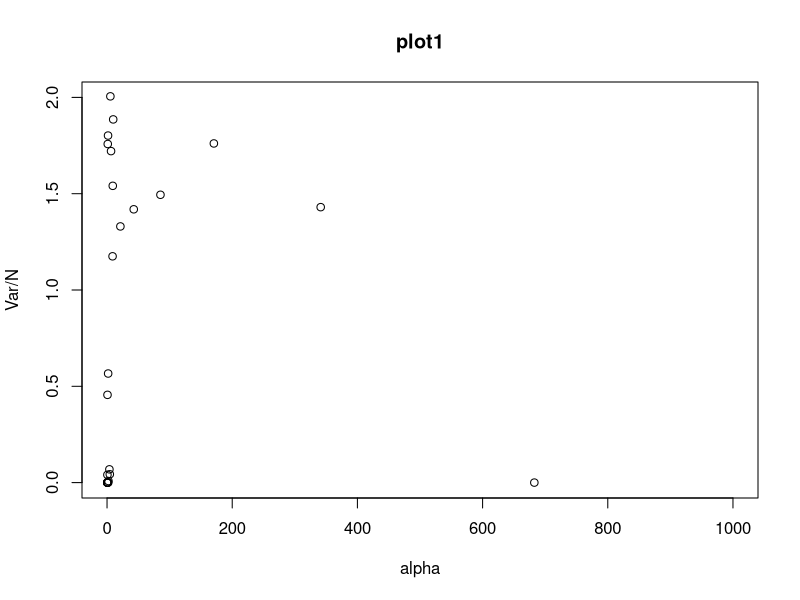

Generate this figure with R:
## ---- chunk 1
#T=8 #nb itirations
#N=5 #nb d'agents, impair
#M=3 #longueur historique
#S=2 #nombre de strat par agent

mafct <- function(T,N,M,S2) {
  
  U<-rep(0,N*S2) #fct util
  
  mu<- rbinom(n=M, size=1, prob=0.5) #historique   (prob d'avoir des 1)
  
  matstrat<-matrix( nrow = 2^M, ncol = N*2) #contient les strat des diff joueurs
  for(i in 1:(2^M)) { 
    for (j in 1:(N*2)) {
      matstrat[i,j]<-rbinom(n=1,size=1,prob=0.5)
    }
  }
  
  Asave<-c(1)
  
  for (i in 1:T) {
    strat_select<-rep(0, N)
    
    for (i in 1:N) {
      temp<-U[((i*S2)-S2+1):(((i+1)*S2)-S2)] #on cherche les U des strat de l'agent i
      #print(temp)
      strat_select[i]<-which.max(temp) #est stocki pour l'agent i, sa stratigie avec le U le plus haut
      strat_select[i]<-strat_select[i]*S2-S2+1
      #print(strat_select)
    }
    
    S<-matstrat[,strat_select]
    
    a<-S[Reduce(function(x,y) x*2+y, mu)+1,] #va prendre dans S, la ligne numiro mu (mu itant en binaire,on le transforme en int)
    #a<-colSums(S)%%2 #
    
    for (j in 1:length(a)){
      if (a[j]==0){
        a[j]<- -1
      }
    }
    A<-sum(a)
    Asave<-c(Asave,A)
    
    for (i in strat_select) {
      U[i]<-U[i]-a[i]*(A/N)
    }
    
    mu<-mu[-1]
    
    if (A>0){
      mu<-c(mu,0) #ceux qui ont vendu ont gagni l'itape
    }
    else {
      mu<-c(mu,1)#ceux qui on acheti on gagni
    }
  }
  
  #enleve initialisation du vect
  varA<-var(Asave[-1])
  toreturn<-list(xx=as.numeric((2^M)/N),yy=as.numeric(varA/N))
  return (toreturn)}

datax<-c(1)
datay<-c(1)
for (n in 3:30) {
  if (n%%2==0){
    next
  }
  for (m in 3:15) {
    res<-mafct(100,n,m,2)
    datax<-c(datax,res$xx)
    datay<-c(datay,res$yy)
  }
  print(n)
}

plot(datax[-1],datay[-1],main="plot1",xlab = "alpha",ylab = "Var/N",ylim = c(0,2),xlim = c(0,1000))
